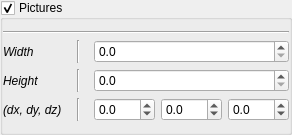
                    <widget class="QGroupBox" name="grpPic">
                     <property name="minimumSize">
                      <size>
                       <width>0</width>
                       <height>0</height>
                      </size>
                     </property>
                     <property name="title">
                      <string>Pictures</string>
                     </property>
                     <property name="flat">
                      <bool>false</bool>
                     </property>
                     <property name="checkable">
                      <bool>true</bool>
                     </property>
                     <layout class="QVBoxLayout" name="verticalLayout_17">
                      <property name="leftMargin">
                       <number>0</number>
                      </property>
                      <property name="rightMargin">
                       <number>0</number>
                      </property>
                      <item>
                       <widget class="Line" name="line_46">
                        <property name="minimumSize">
                         <size>
                          <width>200</width>
                          <height>0</height>
                         </size>
                        </property>
                        <property name="orientation">
                         <enum>Qt::Horizontal</enum>
                        </property>
                       </widget>
                      </item>
                      <item>
                       <layout class="QGridLayout" name="gridLayout_9">
                        <item row="0" column="2">
                         <widget class="QDoubleSpinBox" name="_picWidth">
                          <property name="toolTip">
                           <string>&lt;html&gt;&lt;head/&gt;&lt;body&gt;&lt;p&gt;Width of the pictures&lt;/p&gt;&lt;p&gt;&lt;span style=&quot; font-weight:600;&quot;&gt;Input parameter : &lt;/span&gt;&lt;span style=&quot; font-style:italic;&quot;&gt;pic_width&lt;/span&gt;&lt;/p&gt;&lt;/body&gt;&lt;/html&gt;</string>
                          </property>
                          <property name="decimals">
                           <number>1</number>
                          </property>
                         </widget>
                        </item>
                        <item row="2" column="0">
                         <widget class="QLabel" name="label_42">
                          <property name="font">
                           <font>
                            <italic>true</italic>
                           </font>
                          </property>
                          <property name="text">
                           <string>(dx, dy, dz)</string>
                          </property>
                         </widget>
                        </item>
                        <item row="0" column="0">
                         <widget class="QLabel" name="label_43">
                          <property name="font">
                           <font>
                            <italic>true</italic>
                           </font>
                          </property>
                          <property name="text">
                           <string>Width</string>
                          </property>
                         </widget>
                        </item>
                        <item row="2" column="1">
                         <widget class="Line" name="line_67">
                          <property name="minimumSize">
                           <size>
                            <width>20</width>
                            <height>0</height>
                           </size>
                          </property>
                          <property name="orientation">
                           <enum>Qt::Vertical</enum>
                          </property>
                         </widget>
                        </item>
                        <item row="1" column="1">
                         <widget class="Line" name="line_68">
                          <property name="minimumSize">
                           <size>
                            <width>20</width>
                            <height>0</height>
                           </size>
                          </property>
                          <property name="orientation">
                           <enum>Qt::Vertical</enum>
                          </property>
                         </widget>
                        </item>
                        <item row="1" column="0">
                         <widget class="QLabel" name="label_45">
                          <property name="font">
                           <font>
                            <italic>true</italic>
                           </font>
                          </property>
                          <property name="text">
                           <string>Height</string>
                          </property>
                         </widget>
                        </item>
                        <item row="0" column="1">
                         <widget class="Line" name="line_70">
                          <property name="minimumSize">
                           <size>
                            <width>20</width>
                            <height>0</height>
                           </size>
                          </property>
                          <property name="orientation">
                           <enum>Qt::Vertical</enum>
                          </property>
                         </widget>
                        </item>
                        <item row="1" column="2">
                         <widget class="QDoubleSpinBox" name="_picHeight">
                          <property name="toolTip">
                           <string>&lt;html&gt;&lt;head/&gt;&lt;body&gt;&lt;p&gt;Height of the pictures.&lt;/p&gt;&lt;p&gt;&lt;span style=&quot; font-weight:600;&quot;&gt;Input parameter : &lt;/span&gt;&lt;span style=&quot; font-style:italic;&quot;&gt;pic_height&lt;/span&gt;&lt;/p&gt;&lt;/body&gt;&lt;/html&gt;</string>
                          </property>
                          <property name="decimals">
                           <number>1</number>
                          </property>
                         </widget>
                        </item>
                        <item row="2" column="2">
                         <widget class="QWidget" name="widget_3" native="true">
                          <property name="toolTip">
                           <string>&lt;html&gt;&lt;head/&gt;&lt;body&gt;&lt;p&gt;Offset along the x-axis (dx), y-axis (dy) and z-axis (dz)&lt;/p&gt;&lt;p&gt;&lt;span style=&quot; font-weight:600;&quot;&gt;Input parameter : &lt;/span&gt;&lt;span style=&quot; font-style:italic;&quot;&gt;pic_dxyz&lt;/span&gt;&lt;/p&gt;&lt;/body&gt;&lt;/html&gt;</string>
                          </property>
                          <layout class="QHBoxLayout" name="horizontalLayout_6">
                           <property name="spacing">
                            <number>6</number>
                           </property>
                           <property name="margin">
                            <number>0</number>
                           </property>
                           <item>
                            <widget class="QDoubleSpinBox" name="_picDx">
                             <property name="decimals">
                              <number>1</number>
                             </property>
                             <property name="minimum">
                              <double>-100.000000000000000</double>
                             </property>
                             <property name="maximum">
                              <double>100.000000000000000</double>
                             </property>
                            </widget>
                           </item>
                           <item>
                            <widget class="QDoubleSpinBox" name="_picDy">
                             <property name="decimals">
                              <number>1</number>
                             </property>
                             <property name="minimum">
                              <double>-100.000000000000000</double>
                             </property>
                             <property name="maximum">
                              <double>100.000000000000000</double>
                             </property>
                            </widget>
                           </item>
                           <item>
                            <widget class="QDoubleSpinBox" name="_picDz">
                             <property name="decimals">
                              <number>1</number>
                             </property>
                             <property name="minimum">
                              <double>-100.000000000000000</double>
                             </property>
                             <property name="maximum">
                              <double>100.000000000000000</double>
                             </property>
                            </widget>
                           </item>
                          </layout>
                         </widget>
                        </item>
                       </layout>
                      </item>
                     </layout>
                    </widget>
